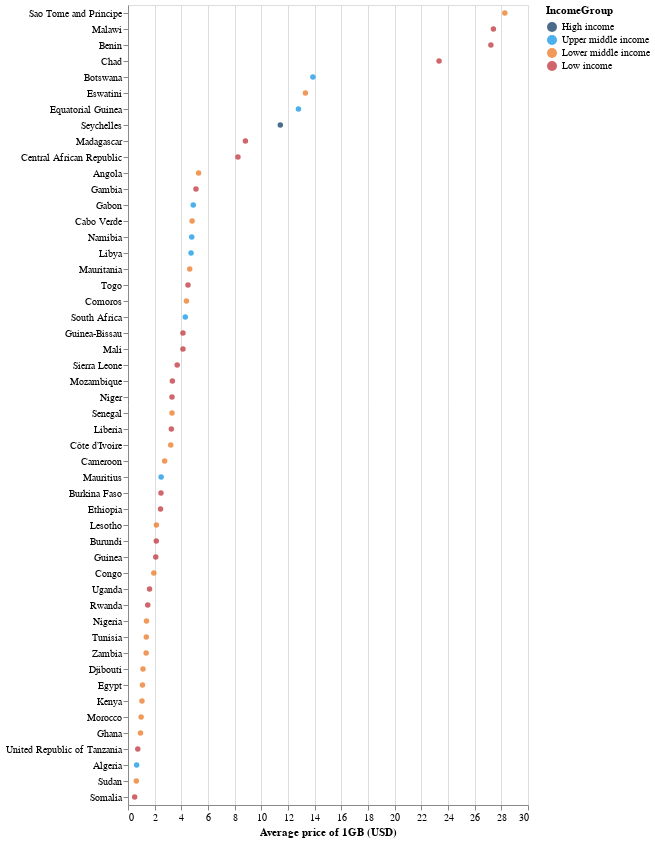

Notebook cell for this chart:
### Code cell
alt.Chart(africa).mark_circle(height=20, thickness=2).encode(
    alt.X('Average price of 1GB (USD):Q', ),
    alt.Y('country:N', title='', sort={"encoding": "x", "order": "descending"}),
    #tooltip=['country', 'Average price of 1GB (USD)'],
    color=alt.Color('IncomeGroup:N',scale=alt.Scale(domain=['High income', 'Upper middle income','Lower middle income','Low income'],range=["#002D5A","#008FE6","#EB6E14","#BE232D"]))
).interactive().properties(width=400, height=800)
